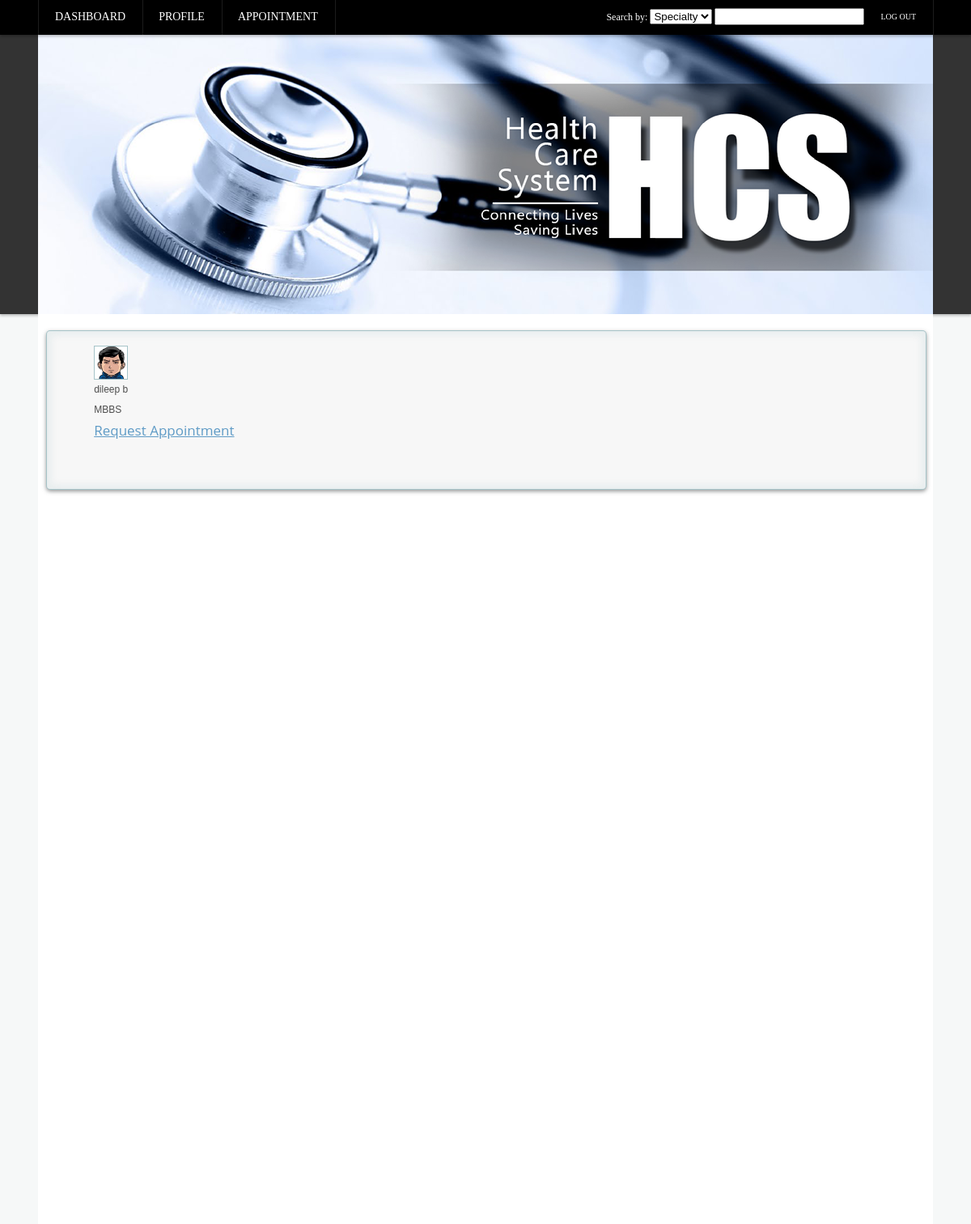
The app's page /doctors_selection.php with its own data.
### tables this page shows
CREATE TABLE IF NOT EXISTS `doctor` (
  `doctor_username` varchar(50) NOT NULL,
  `doctor_password` varchar(50) NOT NULL,
  `doctor_email` varchar(50) NOT NULL,
  `doctor_lname` varchar(50) NOT NULL,
  `doctor_fname` varchar(50) NOT NULL,
  `doctor_mname` varchar(50) NOT NULL,
  `doctor_specialization` varchar(50) NOT NULL,
  `doctor_hospital` varchar(50) NOT NULL,
  `contactno` varchar(50) default NULL,
  `doctor_rstatus` varchar(20) default NULL,
  `doctor_licenseno` int(20) default NULL,
  `doctor_sched_wday` varchar(160) default NULL,
  `doctor_sched_sat` varchar(160) default NULL,
  `doctor_sched_sun` varchar(160) default NULL
);

### doctors_selection.php (the view, shortened to what this page needs)
<html>
	<head>
		<link rel="stylesheet" type="text/css" href="CSS/dboardCSS.css">
		<link rel="stylesheet" type="text/css" href="css/style.css" />
	</head>
	<body>
		<div id = "menu_container">
			<div id="menu_wrapper">
				<ul class = "main_menu_left">
					<li><a class="top_menu" href = "dboardPatient.php">Dashboard</a></li>
					<li><a class="top_menu" href = "patient_profile.php">Profile</a></li>
					<li><a class="top_menu" href = "appointments_patient.php">Appointment</a></li>
				</ul>
				<ul class = "main_menu_right">
						<li>
							<form name='searchdoctor' action='search_patient.php' method='post'>
							Search by:
							<select name="searchtype" id = "option">
								<option name="specialty">Specialty</option>
							</select>
							<input class='search_bar' type='text' name='searchinput'> </a>
							</form>
						</li>
					<li> <a id="logout" class="top_menu_right" href = "logout.php"> Log Out </a> </li>
				</ul>
			</div>
		</div>
		<div class="banner-container">
			<div class="headbanner"></div>
		</div>
		<div class="content_wrapper">
			<div class="content_main">
					<div class="container">
								<div id="wrapper">
						         <div id="login" class="animate form">
						            <?php
									    $conn=mysql_connect("localhost","root","root")or die("can not connect");
										 $doctor_query = mysql_query("SELECT * FROM doctor",$conn);
				                        while ($doctor_result = mysql_fetch_array($doctor_query))
										 {
										    $image=$doctor_result['doctor_fname'] . ' ' . $doctor_result['doctor_lname'];
											$a="doctor_img/" . $image.'.'."jpg";
											if ($exist=file_exists($a))
		                                              {
										        echo '<div class="image"> <img src="'.$a.'" style="width:100%;height:100%;"></div>';
										        echo '<div class="details"> '.$doctor_result['doctor_fname'] . ' ' . $doctor_result['doctor_lname']."<br/>";
                                                echo  $doctor_result['doctor_specialization'] . ' <br/></div>' ;
												echo '<a href="request_patient.php"> Request Appointment </a>';
										 }
										 }
									  ?>
                                 </div>
                               	</div>
						     </div>
					</div>
	        </div>
	</body>
</html>

### css/dboardCSS.css (style rules this page uses)
body { background: #f6f8f8; color: #4C4C4C; line-height: 25px; margin: 0; }
ul { padding: 0; margin: 0; }
li { list-style: none; }
a, a:visited { -webkit-transition: all 0.2s ease-out; -moz-transition: all 0.2s ease-out; -ms-transition: all 0.2s ease-out; -o-transition: all 0.2s ease-out; color: #446DB2; text-decoration: none; }
.content_wrapper { position: relative; height: 1124px; width: 1106px; background: #fff; margin: 0 auto; z-index: 2; }
.content_main { top: 20px; margin-left: 10px; margin-right: 10px; position: relative; }
.banner-container { background: #333; height: 388px; margin: 0px; -webkit-box-shadow: 0 2px 3px rgba(0,0,0,.25); -moz-box-shadow: 0 2px 3px rgba(0,0,0,.25); box-shadow: 0 2px 3px rgba(0,0,0,.25); }
.headbanner { top:43px; position: relative; height: 448px; width: 1106px; background: #333 url('../img/header.png') no-repeat; margin: 0 auto; }
#menu_container { background: #000; width: 100%; position: fixed; top: 0; left: 0; z-index: 1000; height: 43px; -webkit-box-shadow: 0 2px 3px rgba(0,0,0,.25); -moz-box-shadow: 0 2px 3px rgba(0,0,0,.25); box-shadow: 0 2px 3px rgba(0,0,0,.25); }
#menu_wrapper { max-width: 1106px; margin: 0 auto; }
#menu_wrapper ul.main_menu_left { float: left; border-left: 1px solid rgba(255, 255, 255, 0.11); box-shadow: -1px 0 0 rgba(0, 0, 0, 0.1); }
#menu_wrapper ul li .top_menu { border-right: 1px solid rgba(0, 0, 0, 0.1); box-shadow: 1px 0 0 rgba(255, 255, 255, 0.11); padding: 8px 20px; color: white; font-size: 14px; font-weight: normal; text-decoration: none; font-style: normal !important; display: inline-block; height: 27px; text-transform: uppercase; white-space: nowrap; }
#menu_wrapper ul li a.top_menu_right { border-right: 1px solid rgba(0, 0, 0, 0.1); box-shadow: 1px 0 0 rgba(255, 255, 255, 0.11); padding: 8px 20px; color: white; font-size: 10px; font-weight: normal; text-decoration: none; font-style: normal; display: inline-block; height: 27px; text-transform: uppercase; white-space: nowrap; }
#menu_wrapper ul li { float: left; }
#menu_wrapper ul.main_menu_right { color: white; font-size: 12px; position: relative; float: right; }
.search_bar { margin-top: 10px; color: black; }

### css/style.css (style rules this page uses)
#wrapper { right: 0px; min-height: 560px; margin: 0px auto; width: 970px; position: relative; float:left; }
#wrapper a { color: rgb(95, 155, 198); text-decoration: underline; }
input { outline: none; }
#register, #login { position: absolute; top: 0px; font-family: 'Open Sans', sans-serif; font-size: 17px; width: 100%; height:auto; padding: 18px 6% 60px 6%; margin: 0 0 35px 0; background: rgb(247, 247, 247); border: 1px solid rgba(147, 184, 189,0.8); -webkit-box-shadow: 0pt 2px 5px rgba(105, 108, 109, 0.7), 0px 0px 8px 5px rgba(208, 223, 226, 0.4) inset; -moz-box-shadow: 0pt 2px 5px rgba(105, 108, 109, 0.7), 0px 0px 8px 5px rgba(208, 223, 226, 0.4) inset; box-shadow: 0pt 2px 5px rgba(105, 108, 109, 0.7), 0px 0px 8px 5px rgba(208, 223, 226, 0.4) inset; -webkit-box-shadow: 5px; -moz-border-radius: 5px; border-radius: 5px; }
#login { z-index: 22; }
.animate { -webkit-animation-duration: 0.5s; -webkit-animation-timing-function: ease; -webkit-animation-fill-mode: both; -moz-animation-duration: 0.5s; -moz-animation-timing-function: ease; -moz-animation-fill-mode: both; -o-animation-duration: 0.5s; -o-animation-timing-function: ease; -o-animation-fill-mode: both; -ms-animation-duration: 0.5s; -ms-animation-timing-function: ease; -ms-animation-fill-mode: both; animation-duration: 0.5s; animation-timing-function: ease; animation-fill-mode: both; }
.image { width:40px; height:40px; border: 1.5px solid rgba(147, 184, 189,0.8); }
.details { font-family: "Trebuchet MS","Myriad Pro",Arial,sans-serif; font-size:12px; width:400px; }

### records on screen
doctor: doctor_fname+doctor_lname (picture), doctor_fname "dileep", doctor_lname "b", doctor_specialization "MBBS"
